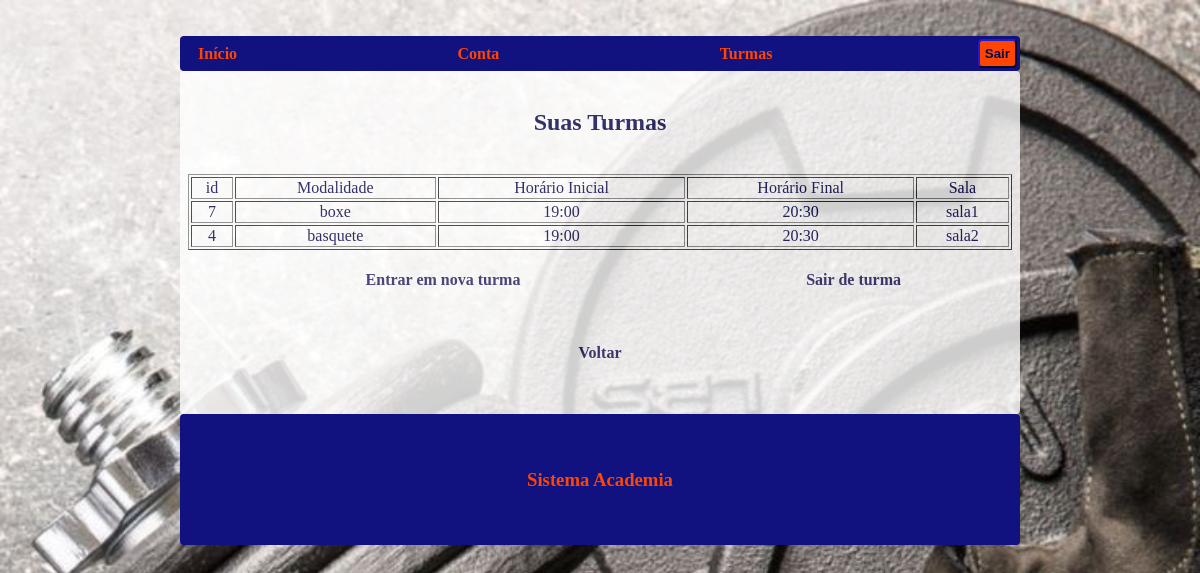
Screenshot of /inicio/turmas (signed in) with the database file from the repository.
### tables this page shows
CREATE TABLE turmas
                    (
                    id INTEGER PRIMARY KEY AUTOINCREMENT,
                    modalidade TEXT,
                    horarioInicial TEXT,
                    horarioFinal TEXT,
                    sala TEXT,
                    FOREIGN KEY (sala) REFERENCES salas(sala) ON DELETE SET NULL,
                    FOREIGN KEY (modalidade) REFERENCES modalidades(modalidade) ON DELETE SET NULL
                    );

### app.py (the view)
@app.route("/inicio/turmas")
def alunoTurmas():
    if user:
        cpfLogado = session['logado']
        conexao = sqlite3.connect('sistemaAcademia.db')
        cursor = conexao.cursor()
        cursor.execute("SELECT turma FROM turmasxalunos WHERE aluno=?",(cpfLogado,))
        turmasDoAluno = cursor.fetchall()
        turmas = []
        for i in turmasDoAluno:
            cursor.execute("SELECT * FROM turmas WHERE id=?",(i[0],))
            turma = cursor.fetchone()
            turmas.append(turma)
        conexao.close()
        return render_template("alunoTurmas.html",turmas=turmas)
    elif admin:
        return redirect("/adm")
    else:
        return redirect("/login")

### templates/alunoTurmas.html (shortened to what this page needs)
<!Doctype html>
<html>
<head>
    <link rel="stylesheet" type="text/css" href="{{ url_for('static', filename='Estilo.css') }}">
</head>
<body>
    <nav>
        <a href="/inicio">Início</a>
        <a href="/inicio/conta">Conta</a>
        <a href="/inicio/turmas">Turmas</a>
        <form action="/sair" method="get">
            <button type="submit" id="botaosair">Sair</button>
        </form>
    </nav>
    <div class="caixa">
    <br>
    <h2 align="center">Suas Turmas</h2>
    <br>
    <table border = "1" width = "100%">
        <tr align ="center">
        <td>id</td>
        <td>Modalidade</td>
        <td>Horário Inicial</td>
        <td>Horário Final</td>
        <td>Sala</td>
        </tr>
        {% for turma in turmas %}
        <tr align = "center">
        <td>{{ turma[0] }}</td>
        <td>{{ turma[1] }}</td>
        <td>{{ turma[2] }}</td>
        <td>{{ turma[3] }}</td>
        <td>{{ turma[4] }}</td>
        </tr>
        {% endfor %}
    </table>
    <br>
    <table width="100%">
        <tr align="center">
            <td><a href="turmas/entrar"> Entrar em nova turma </a></td>
            <td><a href="turmas/sair"> Sair de turma </a></td>
        </tr>
    </table>
    <br>
    <br>
    <p align="center">
        <a href="/inicio"> Voltar </a>
    </p>
    <br>
    <br>
</div>
</body>
<footer>
    <br>
    <br>
    <h3>Sistema Academia</h3>
    <br>
    <br>
</footer>
</html>

### static/Estilo.css (style rules this page uses)
body { background-image: url('/static/imagens/imagemFundo.jpg'); background-blend-mode: multiply; background-color: white; color:#08084d; background-repeat: no-repeat; background-attachment: fixed; background-size: cover; margin-top: 3%; margin-left: 15%; margin-right: 15%; margin-bottom: 1%; position:relative; }
form { text-align: center; }
footer { border-radius: 4px; text-align: center; background-color: #11117f; color: orangered; }
footer h3 { text-align: center; }
a { background-color:transparent; color:#272262; font-weight: bold; text-decoration: none; transition: all .3s ease-out; }
nav { display:flex; justify-content:space-between; align-items: center; background-color: #11117f; text-align: center; padding: 3px; border-radius: 4px; }
nav a { margin-left: 15px; margin-right: 15px; background-color: #11117f; color:orangered; }
button { background-color: white; border-color: #11117f; color:#08084d; padding: 7px; font-weight: bold; border-radius: 4px; cursor: pointer; outline: none; transition: all .4s ease-out; }
.caixa { border-radius: 4px; background-color: white; opacity: 80%; padding-left: 1%; padding-right: 1%; justify-content: center; align-items: center; }
#botaosair { padding: 5px; border-radius: 4px; background-color: orangered; border-color: #11117f; color: #08084d; }

### rows the page displays
turmas: id "7", modalidade "boxe", horarioInicial "19:00", horarioFinal "20:30", sala "sala1"
turmas: id "4", modalidade "basquete", horarioInicial "19:00", horarioFinal "20:30", sala "sala2"
